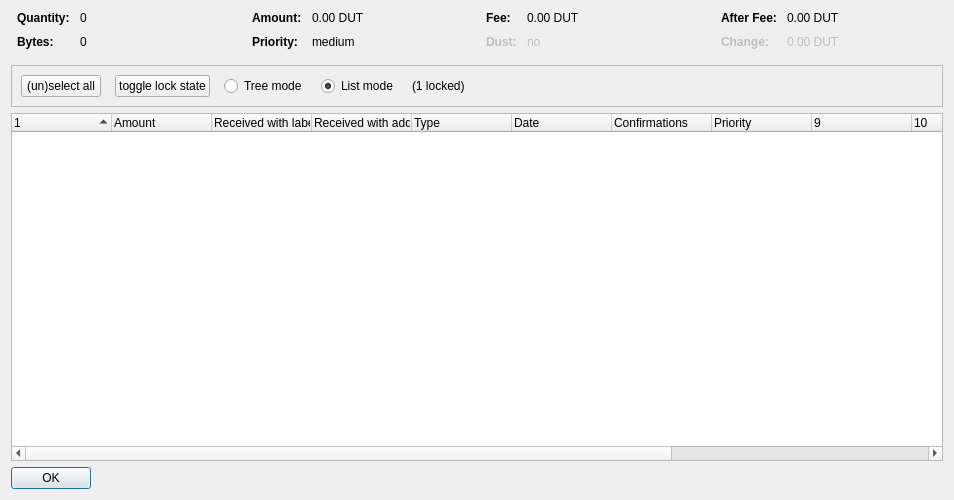
<?xml version="1.0" encoding="UTF-8"?>
<ui version="4.0">
 <class>CoinControlDialog</class>
 <widget class="QDialog" name="CoinControlDialog">
  <property name="geometry">
   <rect>
    <x>0</x>
    <y>0</y>
    <width>954</width>
    <height>500</height>
   </rect>
  </property>
  <property name="windowTitle">
   <string>Coin Selection</string>
  </property>
  <layout class="QVBoxLayout" name="verticalLayout">
   <item>
    <layout class="QHBoxLayout" name="horizontalLayoutTop" stretch="0,0,0,0">
     <property name="topMargin">
      <number>0</number>
     </property>
     <property name="bottomMargin">
      <number>10</number>
     </property>
     <item>
      <layout class="QFormLayout" name="formLayoutCoinControl1">
       <property name="horizontalSpacing">
        <number>10</number>
       </property>
       <property name="verticalSpacing">
        <number>10</number>
       </property>
       <property name="leftMargin">
        <number>6</number>
       </property>
       <property name="rightMargin">
        <number>6</number>
       </property>
       <item row="0" column="0">
        <widget class="QLabel" name="labelCoinControlQuantityText">
         <property name="font">
          <font>
           <weight>75</weight>
           <bold>true</bold>
          </font>
         </property>
         <property name="text">
          <string>Quantity:</string>
         </property>
        </widget>
       </item>
       <item row="0" column="1">
        <widget class="QLabel" name="labelCoinControlQuantity">
         <property name="cursor">
          <cursorShape>IBeamCursor</cursorShape>
         </property>
         <property name="contextMenuPolicy">
          <enum>Qt::ActionsContextMenu</enum>
         </property>
         <property name="text">
          <string notr="true">0</string>
         </property>
         <property name="textInteractionFlags">
          <set>Qt::LinksAccessibleByMouse|Qt::TextSelectableByKeyboard|Qt::TextSelectableByMouse</set>
         </property>
        </widget>
       </item>
       <item row="1" column="0">
        <widget class="QLabel" name="labelCoinControlBytesText">
         <property name="font">
          <font>
           <weight>75</weight>
           <bold>true</bold>
          </font>
         </property>
         <property name="text">
          <string>Bytes:</string>
         </property>
        </widget>
       </item>
       <item row="1" column="1">
        <widget class="QLabel" name="labelCoinControlBytes">
         <property name="cursor">
          <cursorShape>IBeamCursor</cursorShape>
         </property>
         <property name="contextMenuPolicy">
          <enum>Qt::ActionsContextMenu</enum>
         </property>
         <property name="text">
          <string notr="true">0</string>
         </property>
         <property name="textInteractionFlags">
          <set>Qt::LinksAccessibleByMouse|Qt::TextSelectableByKeyboard|Qt::TextSelectableByMouse</set>
         </property>
        </widget>
       </item>
      </layout>
     </item>
     <item>
      <layout class="QFormLayout" name="formLayoutCoinControl2">
       <property name="horizontalSpacing">
        <number>10</number>
       </property>
       <property name="verticalSpacing">
        <number>10</number>
       </property>
       <property name="leftMargin">
        <number>6</number>
       </property>
       <property name="rightMargin">
        <number>6</number>
       </property>
       <item row="0" column="0">
        <widget class="QLabel" name="labelCoinControlAmountText">
         <property name="font">
          <font>
           <weight>75</weight>
           <bold>true</bold>
          </font>
         </property>
         <property name="text">
          <string>Amount:</string>
         </property>
        </widget>
       </item>
       <item row="0" column="1">
        <widget class="QLabel" name="labelCoinControlAmount">
         <property name="cursor">
          <cursorShape>IBeamCursor</cursorShape>
         </property>
         <property name="contextMenuPolicy">
          <enum>Qt::ActionsContextMenu</enum>
         </property>
         <property name="text">
          <string notr="true">0.00 DUT</string>
         </property>
         <property name="textInteractionFlags">
          <set>Qt::LinksAccessibleByMouse|Qt::TextSelectableByKeyboard|Qt::TextSelectableByMouse</set>
         </property>
        </widget>
       </item>
       <item row="1" column="0">
        <widget class="QLabel" name="labelCoinControlPriorityText">
         <property name="font">
          <font>
           <weight>75</weight>
           <bold>true</bold>
          </font>
         </property>
         <property name="text">
          <string>Priority:</string>
         </property>
        </widget>
       </item>
       <item row="1" column="1">
        <widget class="QLabel" name="labelCoinControlPriority">
         <property name="cursor">
          <cursorShape>IBeamCursor</cursorShape>
         </property>
         <property name="contextMenuPolicy">
          <enum>Qt::ActionsContextMenu</enum>
         </property>
         <property name="text">
          <string>medium</string>
         </property>
         <property name="textInteractionFlags">
          <set>Qt::LinksAccessibleByMouse|Qt::TextSelectableByKeyboard|Qt::TextSelectableByMouse</set>
         </property>
        </widget>
       </item>
      </layout>
     </item>
     <item>
      <layout class="QFormLayout" name="formLayoutCoinControl3">
       <property name="horizontalSpacing">
        <number>10</number>
       </property>
       <property name="verticalSpacing">
        <number>10</number>
       </property>
       <property name="leftMargin">
        <number>6</number>
       </property>
       <property name="rightMargin">
        <number>6</number>
       </property>
       <item row="0" column="0">
        <widget class="QLabel" name="labelCoinControlFeeText">
         <property name="font">
          <font>
           <weight>75</weight>
           <bold>true</bold>
          </font>
         </property>
         <property name="text">
          <string>Fee:</string>
         </property>
        </widget>
       </item>
       <item row="0" column="1">
        <widget class="QLabel" name="labelCoinControlFee">
         <property name="cursor">
          <cursorShape>IBeamCursor</cursorShape>
         </property>
         <property name="contextMenuPolicy">
          <enum>Qt::ActionsContextMenu</enum>
         </property>
         <property name="text">
          <string notr="true">0.00 DUT</string>
         </property>
         <property name="textInteractionFlags">
          <set>Qt::LinksAccessibleByMouse|Qt::TextSelectableByKeyboard|Qt::TextSelectableByMouse</set>
         </property>
        </widget>
       </item>
       <item row="1" column="0">
        <widget class="QLabel" name="labelCoinControlLowOutputText">
         <property name="enabled">
          <bool>false</bool>
         </property>
         <property name="font">
          <font>
           <weight>75</weight>
           <bold>true</bold>
          </font>
         </property>
         <property name="text">
          <string>Dust:</string>
         </property>
        </widget>
       </item>
       <item row="1" column="1">
        <widget class="QLabel" name="labelCoinControlLowOutput">
         <property name="enabled">
          <bool>false</bool>
         </property>
         <property name="cursor">
          <cursorShape>IBeamCursor</cursorShape>
         </property>
         <property name="contextMenuPolicy">
          <enum>Qt::ActionsContextMenu</enum>
         </property>
         <property name="text">
          <string>no</string>
         </property>
         <property name="textInteractionFlags">
          <set>Qt::LinksAccessibleByMouse|Qt::TextSelectableByKeyboard|Qt::TextSelectableByMouse</set>
         </property>
        </widget>
       </item>
      </layout>
     </item>
     <item>
      <layout class="QFormLayout" name="formLayoutCoinControl4">
       <property name="horizontalSpacing">
        <number>10</number>
       </property>
       <property name="verticalSpacing">
        <number>10</number>
       </property>
       <property name="leftMargin">
        <number>6</number>
       </property>
       <property name="rightMargin">
        <number>6</number>
       </property>
       <item row="0" column="0">
        <widget class="QLabel" name="labelCoinControlAfterFeeText">
         <property name="font">
          <font>
           <weight>75</weight>
           <bold>true</bold>
          </font>
         </property>
         <property name="text">
          <string>After Fee:</string>
         </property>
        </widget>
       </item>
       <item row="0" column="1">
        <widget class="QLabel" name="labelCoinControlAfterFee">
         <property name="cursor">
          <cursorShape>IBeamCursor</cursorShape>
         </property>
         <property name="contextMenuPolicy">
          <enum>Qt::ActionsContextMenu</enum>
         </property>
         <property name="text">
          <string notr="true">0.00 DUT</string>
         </property>
         <property name="textInteractionFlags">
          <set>Qt::LinksAccessibleByMouse|Qt::TextSelectableByKeyboard|Qt::TextSelectableByMouse</set>
         </property>
        </widget>
       </item>
       <item row="1" column="0">
        <widget class="QLabel" name="labelCoinControlChangeText">
         <property name="enabled">
          <bool>false</bool>
         </property>
         <property name="font">
          <font>
           <weight>75</weight>
           <bold>true</bold>
          </font>
         </property>
         <property name="text">
          <string>Change:</string>
         </property>
        </widget>
       </item>
       <item row="1" column="1">
        <widget class="QLabel" name="labelCoinControlChange">
         <property name="enabled">
          <bool>false</bool>
         </property>
         <property name="cursor">
          <cursorShape>IBeamCursor</cursorShape>
         </property>
         <property name="contextMenuPolicy">
          <enum>Qt::ActionsContextMenu</enum>
         </property>
         <property name="text">
          <string notr="true">0.00 DUT</string>
         </property>
         <property name="textInteractionFlags">
          <set>Qt::LinksAccessibleByMouse|Qt::TextSelectableByKeyboard|Qt::TextSelectableByMouse</set>
         </property>
        </widget>
       </item>
      </layout>
     </item>
    </layout>
   </item>
   <item>
    <widget class="QFrame" name="frame">
     <property name="minimumSize">
      <size>
       <width>0</width>
       <height>40</height>
      </size>
     </property>
     <property name="frameShape">
      <enum>QFrame::StyledPanel</enum>
     </property>
     <property name="frameShadow">
      <enum>QFrame::Sunken</enum>
     </property>
     <layout class="QHBoxLayout" name="horizontalLayout">
      <item>
       <layout class="QHBoxLayout" name="horizontalLayoutPanel" stretch="0,0,0,0,0,0">
        <property name="spacing">
         <number>14</number>
        </property>
        <item>
         <widget class="QPushButton" name="pushButtonSelectAll">
          <property name="sizePolicy">
           <sizepolicy hsizetype="Maximum" vsizetype="Fixed">
            <horstretch>0</horstretch>
            <verstretch>0</verstretch>
           </sizepolicy>
          </property>
          <property name="text">
           <string>(un)select all</string>
          </property>
          <property name="autoDefault">
           <bool>false</bool>
          </property>
         </widget>
        </item>
        <item>
         <widget class="QPushButton" name="pushButtonToggleLock">
          <property name="sizePolicy">
           <sizepolicy hsizetype="Maximum" vsizetype="Fixed">
            <horstretch>0</horstretch>
            <verstretch>0</verstretch>
           </sizepolicy>
          </property>
          <property name="text">
           <string>toggle lock state</string>
          </property>
          <property name="autoDefault">
           <bool>false</bool>
          </property>
         </widget>
        </item>
        <item>
         <widget class="QRadioButton" name="radioTreeMode">
          <property name="sizePolicy">
           <sizepolicy hsizetype="Maximum" vsizetype="Fixed">
            <horstretch>0</horstretch>
            <verstretch>0</verstretch>
           </sizepolicy>
          </property>
          <property name="text">
           <string>Tree mode</string>
          </property>
         </widget>
        </item>
        <item>
         <widget class="QRadioButton" name="radioListMode">
          <property name="sizePolicy">
           <sizepolicy hsizetype="Maximum" vsizetype="Fixed">
            <horstretch>0</horstretch>
            <verstretch>0</verstretch>
           </sizepolicy>
          </property>
          <property name="text">
           <string>List mode</string>
          </property>
          <property name="checked">
           <bool>true</bool>
          </property>
         </widget>
        </item>
        <item>
         <widget class="QLabel" name="labelLocked">
          <property name="text">
           <string>(1 locked)</string>
          </property>
         </widget>
        </item>
        <item>
         <spacer name="horizontalSpacer">
          <property name="orientation">
           <enum>Qt::Horizontal</enum>
          </property>
          <property name="sizeHint" stdset="0">
           <size>
            <width>40</width>
            <height>20</height>
           </size>
          </property>
         </spacer>
        </item>
       </layout>
      </item>
     </layout>
    </widget>
   </item>
   <item>
    <widget class="CoinControlTreeWidget" name="treeWidget">
     <property name="contextMenuPolicy">
      <enum>Qt::CustomContextMenu</enum>
     </property>
     <property name="sortingEnabled">
      <bool>false</bool>
     </property>
     <property name="columnCount">
      <number>13</number>
     </property>
     <attribute name="headerShowSortIndicator" stdset="0">
      <bool>true</bool>
     </attribute>
     <attribute name="headerStretchLastSection">
      <bool>false</bool>
     </attribute>
     <column>
      <property name="text">
       <string/>
      </property>
     </column>
     <column>
      <property name="text">
       <string>Amount</string>
      </property>
     </column>
     <column>
      <property name="text">
       <string>Received with label</string>
      </property>
     </column>
     <column>
      <property name="text">
       <string>Received with address</string>
      </property>
     </column>
     <column>
      <property name="text">
	<string>Type</string>
      </property>
     </column>
     <column>
      <property name="text">	 
       <string>Date</string>
      </property>
     </column>
     <column>
      <property name="text">
       <string>Confirmations</string>
      </property>
      <property name="toolTip">
       <string>Confirmed</string>
      </property>
     </column>
     <column>
      <property name="text">
       <string>Priority</string>
      </property>
     </column>
     <column>
      <property name="text">
       <string/>
      </property>
     </column>
     <column>
      <property name="text">
       <string/>
      </property>
     </column>
     <column>
      <property name="text">
       <string/>
      </property>
     </column>
     <column>
      <property name="text">
       <string/>
      </property>
     </column>
     <column>
      <property name="text">
       <string/>
      </property>
     </column>
    </widget>
   </item>
   <item>
    <widget class="QDialogButtonBox" name="buttonBox">
     <property name="sizePolicy">
      <sizepolicy hsizetype="Maximum" vsizetype="Fixed">
       <horstretch>0</horstretch>
       <verstretch>0</verstretch>
      </sizepolicy>
     </property>
     <property name="orientation">
      <enum>Qt::Horizontal</enum>
     </property>
     <property name="standardButtons">
      <set>QDialogButtonBox::Ok</set>
     </property>
    </widget>
   </item>
  </layout>
 </widget>
 <customwidgets>
  <customwidget>
   <class>CoinControlTreeWidget</class>
   <extends>QTreeWidget</extends>
   <header>coincontroltreewidget.h</header>
  </customwidget>
 </customwidgets>
 <resources/>
 <connections/>
</ui>
